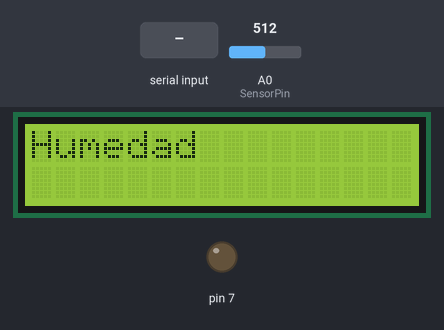
The sketch below on a simulated Arduino Uno, built with avr-gcc and run on an emulated ATmega328P. Parts: 16×2 character LCD, output pins drawn as LEDs (lit = HIGH). The inputs (shaded band) are chosen by the test bench; at power-on: A0 (SensorPin) = 512. What the sketch prints to the serial monitor is not drawn.

Above: at 1.2 s.
1.3 s: "1" received over Serial
At 2.1 s:
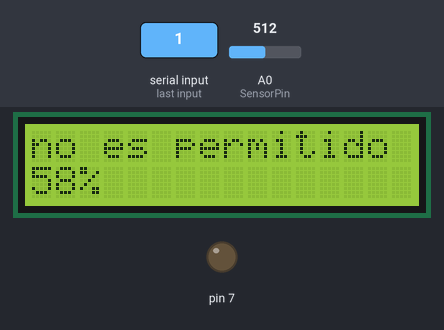
4.3 s: A0 (SensorPin) set to 86
At 5.2 s:
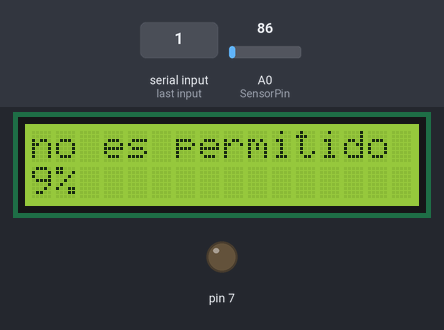
6.9 s: A0 (SensorPin) set to 75
At 8.2 s:
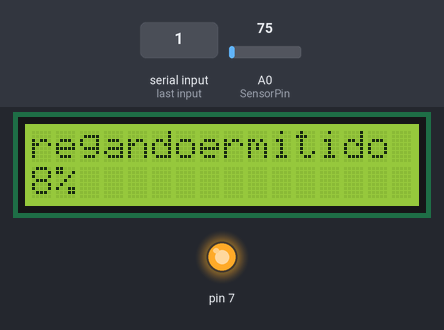
9.9 s: "2" received over Serial
At 11.7 s:
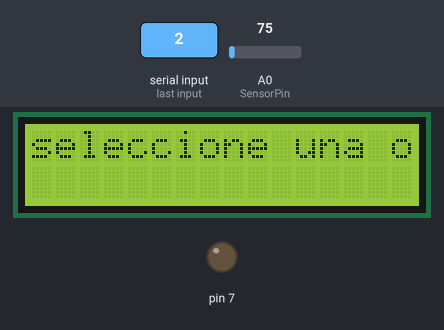
12.1 s: "1" received over Serial
At 12.9 s:
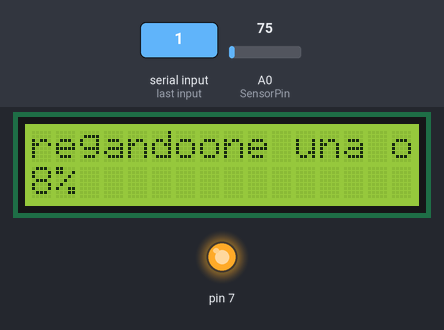
15.1 s: A0 (SensorPin) set to 122
At 16.0 s:
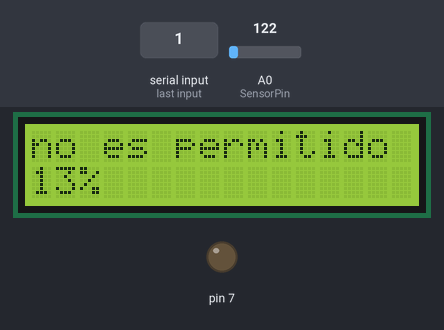
Timing chart, 0 to 18.1 s (numbered marks = the images above; inputs shaded):
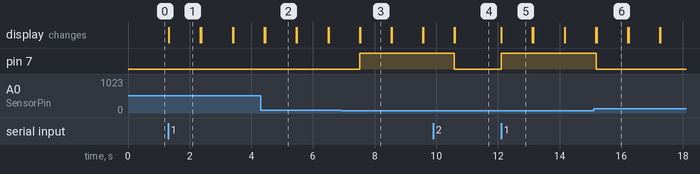

Measured:
- the behaviour switches between 80 and 79 on A0 (SensorPin) (found by bisection; images 2 and 3)
- after the input at 1.3 s, the display: changes at once (image 1)
- after the input at 4.3 s, the display: first differs from a run without the input after 0.15 s (image 2)
- after the input at 6.9 s, pin 7: LOW → HIGH after 0.62 s; the display: first differs from a run without the input after 0.63 s (image 3)
- after the input at 9.9 s, pin 7: HIGH → LOW after 0.68 s; the display: first differs from a run without the input after 0.70 s (image 4)
- after the input at 12.1 s, pin 7: LOW → HIGH at once; the display: changes at once (image 5)
- after the input at 15.1 s, pin 7: HIGH → LOW after 0.08 s; the display: first differs from a run without the input after 0.11 s (image 6)

The sketch:

codigo.ino
```cpp
#include <LiquidCrystal_I2C.h>
#include <wire.h>

LiquidCrystal_I2C lcd_1(0x27,16,2);

int SensorPin = A0;
int Suelo = 0;
int state;
int flag=0; //makes sure that the serial only prints once the state


void setup() {
//pantalla
  pinMode(7, OUTPUT);

      // Inicializar el LCD
  lcd_1.init();

  //Encender la luz de fondo.
  lcd_1.backlight();

  //Prepar display
  lcd_1.display();

  lcd_1.print("Humedad");


  Serial.begin(9600); /* Iniciamos el puerto serie, de esta forma podemos visualizar las lecturas en el monitor serie */

}
void loop() {
//if some date is sent, reads it and saves in state

  int humedad = analogRead(SensorPin);
    Serial.println(humedad);
  if(Serial.available() > 0){
  state = Serial.read();
  flag=0;
  }
//parqueo 1
if (state == '1') {
    if (humedad >= 80) /* Agreagamos una condicion de funcionamiento en base a las lecturas */
    {
        digitalWrite(7, LOW); /* Si se cumple la condicion la salida se desactiva, estado bajo */
        lcd_1.setCursor(0, 0);
        lcd_1.print("no es permitido regar");
    }
    else {
        digitalWrite(7, HIGH); /* Si no se cumple la condicion la salida se activa, estado alto */
        lcd_1.setCursor(0, 0);
        lcd_1.print("regando");
    }

    int Suelo = analogRead(SensorPin); // asignar los valores //
    Suelo = constrain(Suelo, 0, 876);  /* Rango de medición */
    Suelo = map(Suelo, 0, 876, 0, 100); /* valores porcentuales dentro del rango */

    lcd_1.setCursor(0, 1); // Posición inicial del texto
    lcd_1.print(Suelo);    // Mostrar números finales
    lcd_1.print("%");      // imprimir el símbolo de porcentaje al final

    delay(1000); // Espere segundos 0,1

    lcd_1.setCursor(0, 1); // Limpiar la segunda línea
    lcd_1.print("        ");

    delay(1);
if(flag == 0){
  lcd_1.setCursor(0, 0);
  lcd_1.print("seleccione una opcion");
 flag=1;
}
}


else if (state == '2') {
digitalWrite(7, LOW);
if(flag == 0){
 lcd_1.setCursor(0, 0);
 lcd_1.print("seleccione una opcion");

flag=1;
}
}
}
```
